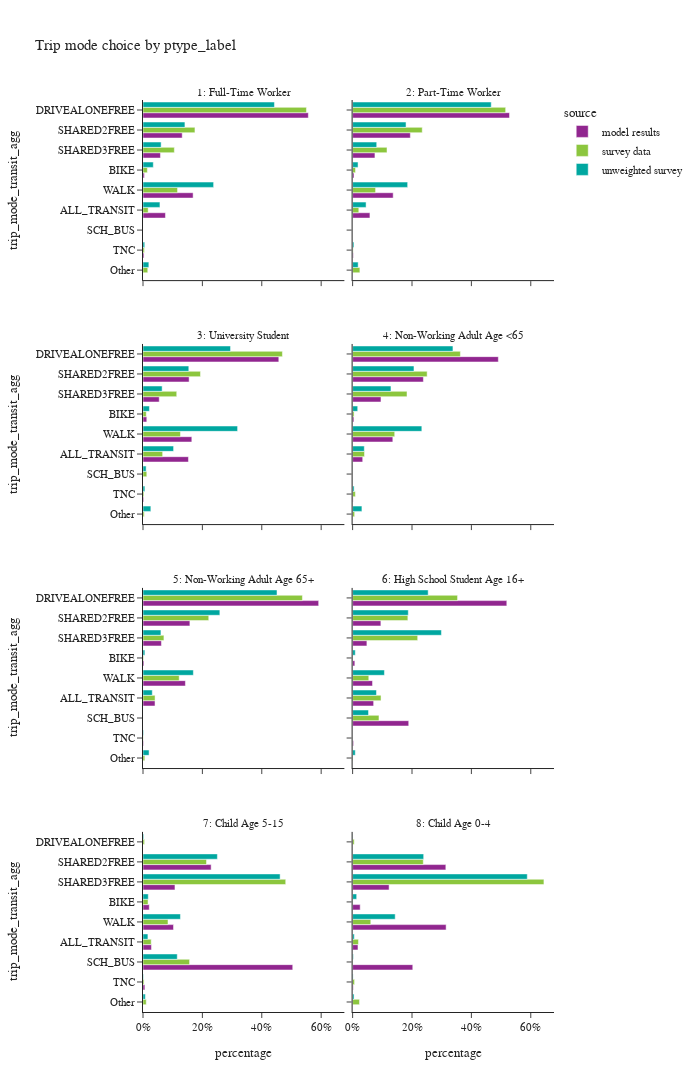
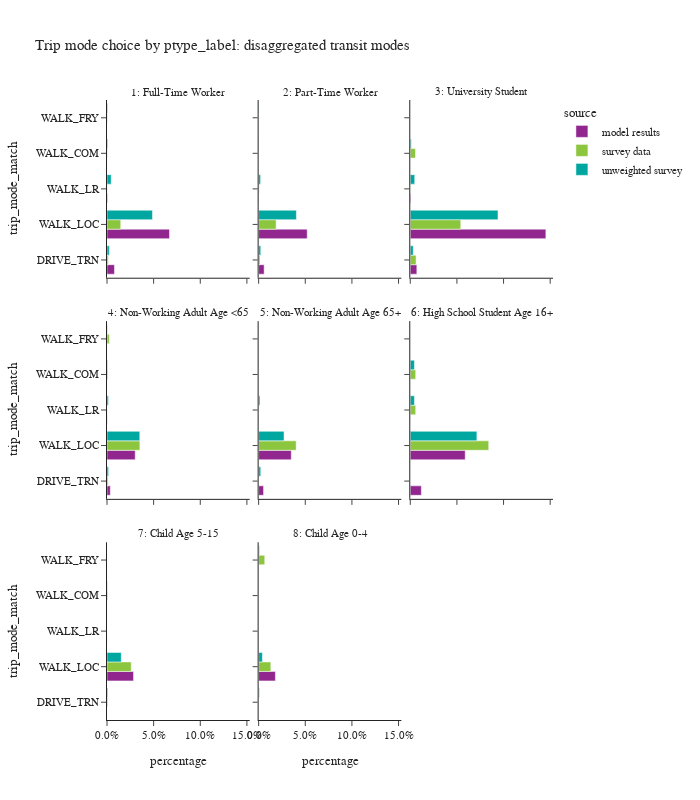

These figures' notebook cell, in order:
### Code cell
plot_mode_choice(trip_data,'ptype_label',2,1200)
plot_mode_choice_transit(trip_data,'ptype_label',3,800)

### Figure 1 — Plotly figure (JSON) as saved in the notebook; plotly's stock layout.template omitted (floating-point values rounded to 4 significant figures)
{"data": [{"alignmentgroup": "True", "hovertemplate": "source=model results<br>ptype_label=1: Full-Time Worker<br>percentage=%{x}<br>trip_mode_transit_agg=%{y}<extra></extra>", "legendgroup": "model results", "marker": {"color": "#91268F", "pattern": {"shape": ""}}, "name": "model results", "offsetgroup": "model results", "orientation": "h", "showlegend": true, "textposition": "auto", "type": "bar", "x": [0.07559, 0.004609, 0.5568, 0.132, 0.05877, 0.003471, 0.1688], "xaxis": "x7", "y": ["ALL_TRANSIT", "BIKE", "DRIVEALONEFREE", "SHARED2FREE", "SHARED3FREE", "TNC", "WALK"], "yaxis": "y7"}, {"alignmentgroup": "True", "hovertemplate": "source=model results<br>ptype_label=2: Part-Time Worker<br>percentage=%{x}<br>trip_mode_transit_agg=%{y}<extra></extra>", "legendgroup": "model results", "marker": {"color": "#91268F", "pattern": {"shape": ""}}, "name": "model results", "offsetgroup": "model results", "orientation": "h", "showlegend": false, "textposition": "auto", "type": "bar", "x": [0.05833, 0.004674, 0.5285, 0.1944, 0.0752, 0.002294, 0.1366], "xaxis": "x8", "y": ["ALL_TRANSIT", "BIKE", "DRIVEALONEFREE", "SHARED2FREE", "SHARED3FREE", "TNC", "WALK"], "yaxis": "y8"}, {"alignmentgroup": "True", "hovertemplate": "source=model results<br>ptype_label=3: University Student<br>percentage=%{x}<br>trip_mode_transit_agg=%{y}<extra></extra>", "legendgroup": "model results", "marker": {"color": "#91268F", "pattern": {"shape": ""}}, "name": "model results", "offsetgroup": "model results", "orientation": "h", "showlegend": false, "textposition": "auto", "type": "bar", "x": [0.1531, 0.01276, 0.4573, 0.1553, 0.05465, 0.002446, 0.1644], "xaxis": "x5", "y": ["ALL_TRANSIT", "BIKE", "DRIVEALONEFREE", "SHARED2FREE", "SHARED3FREE", "TNC", "WALK"], "yaxis": "y5"}, {"alignmentgroup": "True", "hovertemplate": "source=model results<br>ptype_label=4: Non-Working Adult Age <65<br>percentage=%{x}<br>trip_mode_transit_agg=%{y}<extra></extra>", "legendgroup": "model results", "marker": {"color": "#91268F", "pattern": {"shape": ""}}, "name": "model results", "offsetgroup": "model results", "orientation": "h", "showlegend": false, "textposition": "auto", "type": "bar", "x": [0.034, 0.004354, 0.4908, 0.2383, 0.0955, 0.001658, 0.1354], "xaxis": "x6", "y": ["ALL_TRANSIT", "BIKE", "DRIVEALONEFREE", "SHARED2FREE", "SHARED3FREE", "TNC", "WALK"], "yaxis": "y6"}, {"alignmentgroup": "True", "hovertemplate": "source=model results<br>ptype_label=5: Non-Working Adult Age 65+<br>percentage=%{x}<br>trip_mode_transit_agg=%{y}<extra></extra>", "legendgroup": "model results", "marker": {"color": "#91268F", "pattern": {"shape": ""}}, "name": "model results", "offsetgroup": "model results", "orientation": "h", "showlegend": false, "textposition": "auto", "type": "bar", "x": [0.04048, 0.003307, 0.5916, 0.1579, 0.06204, 0.00185, 0.1428], "xaxis": "x3", "y": ["ALL_TRANSIT", "BIKE", "DRIVEALONEFREE", "SHARED2FREE", "SHARED3FREE", "TNC", "WALK"], "yaxis": "y3"}, {"alignmentgroup": "True", "hovertemplate": "source=model results<br>ptype_label=6: High School Student Age 16+<br>percentage=%{x}<br>trip_mode_transit_agg=%{y}<extra></extra>", "legendgroup": "model results", "marker": {"color": "#91268F", "pattern": {"shape": ""}}, "name": "model results", "offsetgroup": "model results", "orientation": "h", "showlegend": false, "textposition": "auto", "type": "bar", "x": [0.07084, 0.007496, 0.5192, 0.189, 0.09516, 0.04808, 0.003164, 0.06705], "xaxis": "x4", "y": ["ALL_TRANSIT", "BIKE", "DRIVEALONEFREE", "SCH_BUS", "SHARED2FREE", "SHARED3FREE", "TNC", "WALK"], "yaxis": "y4"}, {"alignmentgroup": "True", "hovertemplate": "source=model results<br>ptype_label=7: Child Age 5-15<br>percentage=%{x}<br>trip_mode_transit_agg=%{y}<extra></extra>", "legendgroup": "model results", "marker": {"color": "#91268F", "pattern": {"shape": ""}}, "name": "model results", "offsetgroup": "model results", "orientation": "h", "showlegend": false, "textposition": "auto", "type": "bar", "x": [0.0285, 0.02106, 0.5043, 0.2295, 0.1076, 0.006325, 0.1027], "xaxis": "x", "y": ["ALL_TRANSIT", "BIKE", "SCH_BUS", "SHARED2FREE", "SHARED3FREE", "TNC", "WALK"], "yaxis": "y"}, {"alignmentgroup": "True", "hovertemplate": "source=model results<br>ptype_label=8: Child Age 0-4<br>percentage=%{x}<br>trip_mode_transit_agg=%{y}<extra></extra>", "legendgroup": "model results", "marker": {"color": "#91268F", "pattern": {"shape": ""}}, "name": "model results", "offsetgroup": "model results", "orientation": "h", "showlegend": false, "textposition": "auto", "type": "bar", "x": [0.01807, 0.02549, 0.2026, 0.3139, 0.1229, 0.002149, 0.3149], "xaxis": "x2", "y": ["ALL_TRANSIT", "BIKE", "SCH_BUS", "SHARED2FREE", "SHARED3FREE", "TNC", "WALK"], "yaxis": "y2"}, {"alignmentgroup": "True", "hovertemplate": "source=survey data<br>ptype_label=1: Full-Time Worker<br>percentage=%{x}<br>trip_mode_transit_agg=%{y}<extra></extra>", "legendgroup": "survey data", "marker": {"color": "#8CC63E", "pattern": {"shape": ""}}, "name": "survey data", "offsetgroup": "survey data", "orientation": "h", "showlegend": true, "textposition": "auto", "type": "bar", "x": [0.01736, 0.01469, 0.5504, 0.01603, 0.1749, 0.1056, 0.004616, 0.1163], "xaxis": "x7", "y": ["ALL_TRANSIT", "BIKE", "DRIVEALONEFREE", "Other", "SHARED2FREE", "SHARED3FREE", "TNC", "WALK"], "yaxis": "y7"}, {"alignmentgroup": "True", "hovertemplate": "source=survey data<br>ptype_label=2: Part-Time Worker<br>percentage=%{x}<br>trip_mode_transit_agg=%{y}<extra></extra>", "legendgroup": "survey data", "marker": {"color": "#8CC63E", "pattern": {"shape": ""}}, "name": "survey data", "offsetgroup": "survey data", "orientation": "h", "showlegend": false, "textposition": "auto", "type": "bar", "x": [0.02089, 0.00973, 0.5154, 0.0245, 0.2345, 0.1158, 0.001798, 0.07737], "xaxis": "x8", "y": ["ALL_TRANSIT", "BIKE", "DRIVEALONEFREE", "Other", "SHARED2FREE", "SHARED3FREE", "TNC", "WALK"], "yaxis": "y8"}, {"alignmentgroup": "True", "hovertemplate": "source=survey data<br>ptype_label=3: University Student<br>percentage=%{x}<br>trip_mode_transit_agg=%{y}<extra></extra>", "legendgroup": "survey data", "marker": {"color": "#8CC63E", "pattern": {"shape": ""}}, "name": "survey data", "offsetgroup": "survey data", "orientation": "h", "showlegend": false, "textposition": "auto", "type": "bar", "x": [0.06619, 0.01096, 0.4695, 0.004197, 0.0128, 0.1936, 0.1136, 0.00307, 0.1261], "xaxis": "x5", "y": ["ALL_TRANSIT", "BIKE", "DRIVEALONEFREE", "Other", "SCH_BUS", "SHARED2FREE", "SHARED3FREE", "TNC", "WALK"], "yaxis": "y5"}, {"alignmentgroup": "True", "hovertemplate": "source=survey data<br>ptype_label=4: Non-Working Adult Age <65<br>percentage=%{x}<br>trip_mode_transit_agg=%{y}<extra></extra>", "legendgroup": "survey data", "marker": {"color": "#8CC63E", "pattern": {"shape": ""}}, "name": "survey data", "offsetgroup": "survey data", "orientation": "h", "showlegend": false, "textposition": "auto", "type": "bar", "x": [0.04008, 0.004906, 0.3629, 0.006802, 7.164e-05, 0.251, 0.1832, 0.009228, 0.1418], "xaxis": "x6", "y": ["ALL_TRANSIT", "BIKE", "DRIVEALONEFREE", "Other", "SCH_BUS", "SHARED2FREE", "SHARED3FREE", "TNC", "WALK"], "yaxis": "y6"}, {"alignmentgroup": "True", "hovertemplate": "source=survey data<br>ptype_label=5: Non-Working Adult Age 65+<br>percentage=%{x}<br>trip_mode_transit_agg=%{y}<extra></extra>", "legendgroup": "survey data", "marker": {"color": "#8CC63E", "pattern": {"shape": ""}}, "name": "survey data", "offsetgroup": "survey data", "orientation": "h", "showlegend": false, "textposition": "auto", "type": "bar", "x": [0.04057, 0.001877, 0.5368, 0.006134, 0.2214, 0.07047, 0.0007472, 0.1219], "xaxis": "x3", "y": ["ALL_TRANSIT", "BIKE", "DRIVEALONEFREE", "Other", "SHARED2FREE", "SHARED3FREE", "TNC", "WALK"], "yaxis": "y3"}, {"alignmentgroup": "True", "hovertemplate": "source=survey data<br>ptype_label=6: High School Student Age 16+<br>percentage=%{x}<br>trip_mode_transit_agg=%{y}<extra></extra>", "legendgroup": "survey data", "marker": {"color": "#8CC63E", "pattern": {"shape": ""}}, "name": "survey data", "offsetgroup": "survey data", "orientation": "h", "showlegend": false, "textposition": "auto", "type": "bar", "x": [0.0957, 0.001212, 0.3534, 0.001212, 0.08878, 0.186, 0.2192, 0.05449], "xaxis": "x4", "y": ["ALL_TRANSIT", "BIKE", "DRIVEALONEFREE", "Other", "SCH_BUS", "SHARED2FREE", "SHARED3FREE", "WALK"], "yaxis": "y4"}, {"alignmentgroup": "True", "hovertemplate": "source=survey data<br>ptype_label=7: Child Age 5-15<br>percentage=%{x}<br>trip_mode_transit_agg=%{y}<extra></extra>", "legendgroup": "survey data", "marker": {"color": "#8CC63E", "pattern": {"shape": ""}}, "name": "survey data", "offsetgroup": "survey data", "orientation": "h", "showlegend": false, "textposition": "auto", "type": "bar", "x": [0.02766, 0.01702, 0.005279, 0.01092, 0.1568, 0.2139, 0.4806, 0.003609, 0.08416], "xaxis": "x", "y": ["ALL_TRANSIT", "BIKE", "DRIVEALONEFREE", "Other", "SCH_BUS", "SHARED2FREE", "SHARED3FREE", "TNC", "WALK"], "yaxis": "y"}, {"alignmentgroup": "True", "hovertemplate": "source=survey data<br>ptype_label=8: Child Age 0-4<br>percentage=%{x}<br>trip_mode_transit_agg=%{y}<extra></extra>", "legendgroup": "survey data", "marker": {"color": "#8CC63E", "pattern": {"shape": ""}}, "name": "survey data", "offsetgroup": "survey data", "orientation": "h", "showlegend": false, "textposition": "auto", "type": "bar", "x": [0.01963, 0.0006611, 0.005396, 0.02308, 0.0012, 0.238, 0.6443, 0.006529, 0.06118], "xaxis": "x2", "y": ["ALL_TRANSIT", "BIKE", "DRIVEALONEFREE", "Other", "SCH_BUS", "SHARED2FREE", "SHARED3FREE", "TNC", "WALK"], "yaxis": "y2"}, {"alignmentgroup": "True", "hovertemplate": "source=unweighted survey<br>ptype_label=1: Full-Time Worker<br>percentage=%{x}<br>trip_mode_transit_agg=%{y}<extra></extra>", "legendgroup": "unweighted survey", "marker": {"color": "#00A7A0", "pattern": {"shape": ""}}, "name": "unweighted survey", "offsetgroup": "unweighted survey", "orientation": "h", "showlegend": true, "textposition": "auto", "type": "bar", "x": [0.0571, 0.03467, 0.4427, 0.01968, 0.1412, 0.06107, 0.005816, 0.2378], "xaxis": "x7", "y": ["ALL_TRANSIT", "BIKE", "DRIVEALONEFREE", "Other", "SHARED2FREE", "SHARED3FREE", "TNC", "WALK"], "yaxis": "y7"}, {"alignmentgroup": "True", "hovertemplate": "source=unweighted survey<br>ptype_label=2: Part-Time Worker<br>percentage=%{x}<br>trip_mode_transit_agg=%{y}<extra></extra>", "legendgroup": "unweighted survey", "marker": {"color": "#00A7A0", "pattern": {"shape": ""}}, "name": "unweighted survey", "offsetgroup": "unweighted survey", "orientation": "h", "showlegend": false, "textposition": "auto", "type": "bar", "x": [0.04538, 0.01832, 0.4668, 0.01867, 0.1799, 0.08115, 0.004363, 0.1853], "xaxis": "x8", "y": ["ALL_TRANSIT", "BIKE", "DRIVEALONEFREE", "Other", "SHARED2FREE", "SHARED3FREE", "TNC", "WALK"], "yaxis": "y8"}, {"alignmentgroup": "True", "hovertemplate": "source=unweighted survey<br>ptype_label=3: University Student<br>percentage=%{x}<br>trip_mode_transit_agg=%{y}<extra></extra>", "legendgroup": "unweighted survey", "marker": {"color": "#00A7A0", "pattern": {"shape": ""}}, "name": "unweighted survey", "offsetgroup": "unweighted survey", "orientation": "h", "showlegend": false, "textposition": "auto", "type": "bar", "x": [0.103, 0.02166, 0.2948, 0.02641, 0.01057, 0.1543, 0.06445, 0.006339, 0.3185], "xaxis": "x5", "y": ["ALL_TRANSIT", "BIKE", "DRIVEALONEFREE", "Other", "SCH_BUS", "SHARED2FREE", "SHARED3FREE", "TNC", "WALK"], "yaxis": "y5"}, {"alignmentgroup": "True", "hovertemplate": "source=unweighted survey<br>ptype_label=4: Non-Working Adult Age <65<br>percentage=%{x}<br>trip_mode_transit_agg=%{y}<extra></extra>", "legendgroup": "unweighted survey", "marker": {"color": "#00A7A0", "pattern": {"shape": ""}}, "name": "unweighted survey", "offsetgroup": "unweighted survey", "orientation": "h", "showlegend": false, "textposition": "auto", "type": "bar", "x": [0.03938, 0.01715, 0.3379, 0.03134, 0.0002117, 0.2066, 0.1292, 0.005082, 0.2331], "xaxis": "x6", "y": ["ALL_TRANSIT", "BIKE", "DRIVEALONEFREE", "Other", "SCH_BUS", "SHARED2FREE", "SHARED3FREE", "TNC", "WALK"], "yaxis": "y6"}, {"alignmentgroup": "True", "hovertemplate": "source=unweighted survey<br>ptype_label=5: Non-Working Adult Age 65+<br>percentage=%{x}<br>trip_mode_transit_agg=%{y}<extra></extra>", "legendgroup": "unweighted survey", "marker": {"color": "#00A7A0", "pattern": {"shape": ""}}, "name": "unweighted survey", "offsetgroup": "unweighted survey", "orientation": "h", "showlegend": false, "textposition": "auto", "type": "bar", "x": [0.0313, 0.006342, 0.4513, 0.02046, 0.2588, 0.06035, 0.001841, 0.1696], "xaxis": "x3", "y": ["ALL_TRANSIT", "BIKE", "DRIVEALONEFREE", "Other", "SHARED2FREE", "SHARED3FREE", "TNC", "WALK"], "yaxis": "y3"}, {"alignmentgroup": "True", "hovertemplate": "source=unweighted survey<br>ptype_label=6: High School Student Age 16+<br>percentage=%{x}<br>trip_mode_transit_agg=%{y}<extra></extra>", "legendgroup": "unweighted survey", "marker": {"color": "#00A7A0", "pattern": {"shape": ""}}, "name": "unweighted survey", "offsetgroup": "unweighted survey", "orientation": "h", "showlegend": false, "textposition": "auto", "type": "bar", "x": [0.08036, 0.008929, 0.2545, 0.008929, 0.05357, 0.1875, 0.2991, 0.1071], "xaxis": "x4", "y": ["ALL_TRANSIT", "BIKE", "DRIVEALONEFREE", "Other", "SCH_BUS", "SHARED2FREE", "SHARED3FREE", "WALK"], "yaxis": "y4"}, {"alignmentgroup": "True", "hovertemplate": "source=unweighted survey<br>ptype_label=7: Child Age 5-15<br>percentage=%{x}<br>trip_mode_transit_agg=%{y}<extra></extra>", "legendgroup": "unweighted survey", "marker": {"color": "#00A7A0", "pattern": {"shape": ""}}, "name": "unweighted survey", "offsetgroup": "unweighted survey", "orientation": "h", "showlegend": false, "textposition": "auto", "type": "bar", "x": [0.01654, 0.01778, 0.00248, 0.007854, 0.1153, 0.2505, 0.4618, 0.001654, 0.1261], "xaxis": "x", "y": ["ALL_TRANSIT", "BIKE", "DRIVEALONEFREE", "Other", "SCH_BUS", "SHARED2FREE", "SHARED3FREE", "TNC", "WALK"], "yaxis": "y"}, {"alignmentgroup": "True", "hovertemplate": "source=unweighted survey<br>ptype_label=8: Child Age 0-4<br>percentage=%{x}<br>trip_mode_transit_agg=%{y}<extra></extra>", "legendgroup": "unweighted survey", "marker": {"color": "#00A7A0", "pattern": {"shape": ""}}, "name": "unweighted survey", "offsetgroup": "unweighted survey", "orientation": "h", "showlegend": false, "textposition": "auto", "type": "bar", "x": [0.005641, 0.0137, 0.0008058, 0.004835, 0.002417, 0.2393, 0.5882, 0.001612, 0.1434], "xaxis": "x2", "y": ["ALL_TRANSIT", "BIKE", "DRIVEALONEFREE", "Other", "SCH_BUS", "SHARED2FREE", "SHARED3FREE", "TNC", "WALK"], "yaxis": "y2"}], "layout": {"annotations": [{"font": {}, "showarrow": false, "text": "7: Child Age 5-15", "x": 0.245, "xanchor": "center", "xref": "paper", "y": 0.1975, "yanchor": "bottom", "yref": "paper"}, {"font": {}, "showarrow": false, "text": "8: Child Age 0-4", "x": 0.755, "xanchor": "center", "xref": "paper", "y": 0.1975, "yanchor": "bottom", "yref": "paper"}, {"font": {}, "showarrow": false, "text": "5: Non-Working Adult Age 65+", "x": 0.245, "xanchor": "center", "xref": "paper", "y": 0.465, "yanchor": "bottom", "yref": "paper"}, {"font": {}, "showarrow": false, "text": "6: High School Student Age 16+", "x": 0.755, "xanchor": "center", "xref": "paper", "y": 0.465, "yanchor": "bottom", "yref": "paper"}, {"font": {}, "showarrow": false, "text": "3: University Student", "x": 0.245, "xanchor": "center", "xref": "paper", "y": 0.7325, "yanchor": "bottom", "yref": "paper"}, {"font": {}, "showarrow": false, "text": "4: Non-Working Adult Age <65", "x": 0.755, "xanchor": "center", "xref": "paper", "y": 0.7325, "yanchor": "bottom", "yref": "paper"}, {"font": {}, "showarrow": false, "text": "1: Full-Time Worker", "x": 0.245, "xanchor": "center", "xref": "paper", "y": 1, "yanchor": "bottom", "yref": "paper"}, {"font": {}, "showarrow": false, "text": "2: Part-Time Worker", "x": 0.755, "xanchor": "center", "xref": "paper", "y": 1, "yanchor": "bottom", "yref": "paper"}], "barmode": "group", "height": 1200, "legend": {"title": {"text": "source"}, "tracegroupgap": 0}, "title": {"text": "Trip mode choice by ptype_label"}, "width": 700, "xaxis": {"anchor": "y", "domain": [0, 0.49], "tickformat": ".0%", "title": {"text": "percentage"}}, "xaxis2": {"anchor": "y2", "domain": [0.51, 1], "matches": "x", "tickformat": ".0%", "title": {"text": "percentage"}}, "xaxis3": {"anchor": "y3", "domain": [0, 0.49], "matches": "x", "showticklabels": false}, "xaxis4": {"anchor": "y4", "domain": [0.51, 1], "matches": "x", "showticklabels": false}, "xaxis5": {"anchor": "y5", "domain": [0, 0.49], "matches": "x", "showticklabels": false}, "xaxis6": {"anchor": "y6", "domain": [0.51, 1], "matches": "x", "showticklabels": false}, "xaxis7": {"anchor": "y7", "domain": [0, 0.49], "matches": "x", "showticklabels": false}, "xaxis8": {"anchor": "y8", "domain": [0.51, 1], "matches": "x", "showticklabels": false}, "yaxis": {"anchor": "x", "categoryarray": ["Other", "TNC", "SCH_BUS", "ALL_TRANSIT", "WALK", "BIKE", "SHARED3FREE", "SHARED2FREE", "DRIVEALONEFREE"], "categoryorder": "array", "domain": [0, 0.1975], "title": {"text": "trip_mode_transit_agg"}}, "yaxis2": {"anchor": "x2", "domain": [0, 0.1975], "matches": "y", "showticklabels": false}, "yaxis3": {"anchor": "x3", "categoryarray": ["Other", "TNC", "SCH_BUS", "ALL_TRANSIT", "WALK", "BIKE", "SHARED3FREE", "SHARED2FREE", "DRIVEALONEFREE"], "categoryorder": "array", "domain": [0.2675, 0.465], "matches": "y", "title": {"text": "trip_mode_transit_agg"}}, "yaxis4": {"anchor": "x4", "domain": [0.2675, 0.465], "matches": "y", "showticklabels": false}, "yaxis5": {"anchor": "x5", "categoryarray": ["Other", "TNC", "SCH_BUS", "ALL_TRANSIT", "WALK", "BIKE", "SHARED3FREE", "SHARED2FREE", "DRIVEALONEFREE"], "categoryorder": "array", "domain": [0.535, 0.7325], "matches": "y", "title": {"text": "trip_mode_transit_agg"}}, "yaxis6": {"anchor": "x6", "domain": [0.535, 0.7325], "matches": "y", "showticklabels": false}, "yaxis7": {"anchor": "x7", "categoryarray": ["Other", "TNC", "SCH_BUS", "ALL_TRANSIT", "WALK", "BIKE", "SHARED3FREE", "SHARED2FREE", "DRIVEALONEFREE"], "categoryorder": "array", "domain": [0.8025, 1], "matches": "y", "title": {"text": "trip_mode_transit_agg"}}, "yaxis8": {"anchor": "x8", "domain": [0.8025, 1], "matches": "y", "showticklabels": false}}}

### Figure 2 — Plotly figure (JSON) as saved in the notebook; plotly's stock layout.template omitted (floating-point values rounded to 4 significant figures)
{"data": [{"alignmentgroup": "True", "hovertemplate": "source=model results<br>ptype_label=1: Full-Time Worker<br>percentage=%{x}<br>trip_mode_match=%{y}<extra></extra>", "legendgroup": "model results", "marker": {"color": "#91268F", "pattern": {"shape": ""}}, "name": "model results", "offsetgroup": "model results", "orientation": "h", "showlegend": true, "textposition": "auto", "type": "bar", "x": [0.008002, 0.06697, 0.0006105], "xaxis": "x7", "y": ["DRIVE_TRN", "WALK_LOC", "WALK_LR"], "yaxis": "y7"}, {"alignmentgroup": "True", "hovertemplate": "source=survey data<br>ptype_label=1: Full-Time Worker<br>percentage=%{x}<br>trip_mode_match=%{y}<extra></extra>", "legendgroup": "survey data", "marker": {"color": "#8CC63E", "pattern": {"shape": ""}}, "name": "survey data", "offsetgroup": "survey data", "orientation": "h", "showlegend": true, "textposition": "auto", "type": "bar", "x": [0.001348, 0.0004685, 0.0005303, 0.01473, 0.0002879], "xaxis": "x7", "y": ["DRIVE_TRN", "WALK_COM", "WALK_FRY", "WALK_LOC", "WALK_LR"], "yaxis": "y7"}, {"alignmentgroup": "True", "hovertemplate": "source=unweighted survey<br>ptype_label=1: Full-Time Worker<br>percentage=%{x}<br>trip_mode_match=%{y}<extra></extra>", "legendgroup": "unweighted survey", "marker": {"color": "#00A7A0", "pattern": {"shape": ""}}, "name": "unweighted survey", "offsetgroup": "unweighted survey", "orientation": "h", "showlegend": true, "textposition": "auto", "type": "bar", "x": [0.002461, 0.0007829, 0.0006711, 0.04871, 0.004474], "xaxis": "x7", "y": ["DRIVE_TRN", "WALK_COM", "WALK_FRY", "WALK_LOC", "WALK_LR"], "yaxis": "y7"}, {"alignmentgroup": "True", "hovertemplate": "source=model results<br>ptype_label=2: Part-Time Worker<br>percentage=%{x}<br>trip_mode_match=%{y}<extra></extra>", "legendgroup": "model results", "marker": {"color": "#91268F", "pattern": {"shape": ""}}, "name": "model results", "offsetgroup": "model results", "orientation": "h", "showlegend": false, "textposition": "auto", "type": "bar", "x": [0.005911, 0.05207, 0.000354], "xaxis": "x8", "y": ["DRIVE_TRN", "WALK_LOC", "WALK_LR"], "yaxis": "y8"}, {"alignmentgroup": "True", "hovertemplate": "source=survey data<br>ptype_label=2: Part-Time Worker<br>percentage=%{x}<br>trip_mode_match=%{y}<extra></extra>", "legendgroup": "survey data", "marker": {"color": "#8CC63E", "pattern": {"shape": ""}}, "name": "survey data", "offsetgroup": "survey data", "orientation": "h", "showlegend": false, "textposition": "auto", "type": "bar", "x": [0.001489, 0.0, 4.806e-05, 0.01875, 0.0006065], "xaxis": "x8", "y": ["DRIVE_TRN", "WALK_COM", "WALK_FRY", "WALK_LOC", "WALK_LR"], "yaxis": "y8"}, {"alignmentgroup": "True", "hovertemplate": "source=unweighted survey<br>ptype_label=2: Part-Time Worker<br>percentage=%{x}<br>trip_mode_match=%{y}<extra></extra>", "legendgroup": "unweighted survey", "marker": {"color": "#00A7A0", "pattern": {"shape": ""}}, "name": "unweighted survey", "offsetgroup": "unweighted survey", "orientation": "h", "showlegend": false, "textposition": "auto", "type": "bar", "x": [0.002269, 0.0001745, 0.000349, 0.04049, 0.002094], "xaxis": "x8", "y": ["DRIVE_TRN", "WALK_COM", "WALK_FRY", "WALK_LOC", "WALK_LR"], "yaxis": "y8"}, {"alignmentgroup": "True", "hovertemplate": "source=model results<br>ptype_label=3: University Student<br>percentage=%{x}<br>trip_mode_match=%{y}<extra></extra>", "legendgroup": "model results", "marker": {"color": "#91268F", "pattern": {"shape": ""}}, "name": "model results", "offsetgroup": "model results", "orientation": "h", "showlegend": false, "textposition": "auto", "type": "bar", "x": [0.007032, 0.1454, 0.0006694], "xaxis": "x9", "y": ["DRIVE_TRN", "WALK_LOC", "WALK_LR"], "yaxis": "y9"}, {"alignmentgroup": "True", "hovertemplate": "source=survey data<br>ptype_label=3: University Student<br>percentage=%{x}<br>trip_mode_match=%{y}<extra></extra>", "legendgroup": "survey data", "marker": {"color": "#8CC63E", "pattern": {"shape": ""}}, "name": "survey data", "offsetgroup": "survey data", "orientation": "h", "showlegend": false, "textposition": "auto", "type": "bar", "x": [0.006208, 0.005567, 0.05414, 0.0002753], "xaxis": "x9", "y": ["DRIVE_TRN", "WALK_COM", "WALK_LOC", "WALK_LR"], "yaxis": "y9"}, {"alignmentgroup": "True", "hovertemplate": "source=unweighted survey<br>ptype_label=3: University Student<br>percentage=%{x}<br>trip_mode_match=%{y}<extra></extra>", "legendgroup": "unweighted survey", "marker": {"color": "#00A7A0", "pattern": {"shape": ""}}, "name": "unweighted survey", "offsetgroup": "unweighted survey", "orientation": "h", "showlegend": false, "textposition": "auto", "type": "bar", "x": [0.00317, 0.001057, 0.09403, 0.004754], "xaxis": "x9", "y": ["DRIVE_TRN", "WALK_COM", "WALK_LOC", "WALK_LR"], "yaxis": "y9"}, {"alignmentgroup": "True", "hovertemplate": "source=model results<br>ptype_label=4: Non-Working Adult Age <65<br>percentage=%{x}<br>trip_mode_match=%{y}<extra></extra>", "legendgroup": "model results", "marker": {"color": "#91268F", "pattern": {"shape": ""}}, "name": "model results", "offsetgroup": "model results", "orientation": "h", "showlegend": false, "textposition": "auto", "type": "bar", "x": [0.003559, 0.03025, 0.0001951], "xaxis": "x4", "y": ["DRIVE_TRN", "WALK_LOC", "WALK_LR"], "yaxis": "y4"}, {"alignmentgroup": "True", "hovertemplate": "source=survey data<br>ptype_label=4: Non-Working Adult Age <65<br>percentage=%{x}<br>trip_mode_match=%{y}<extra></extra>", "legendgroup": "survey data", "marker": {"color": "#8CC63E", "pattern": {"shape": ""}}, "name": "survey data", "offsetgroup": "survey data", "orientation": "h", "showlegend": false, "textposition": "auto", "type": "bar", "x": [0.001183, 0.0009412, 0.002466, 0.03527, 0.0002265], "xaxis": "x4", "y": ["DRIVE_TRN", "WALK_COM", "WALK_FRY", "WALK_LOC", "WALK_LR"], "yaxis": "y4"}, {"alignmentgroup": "True", "hovertemplate": "source=unweighted survey<br>ptype_label=4: Non-Working Adult Age <65<br>percentage=%{x}<br>trip_mode_match=%{y}<extra></extra>", "legendgroup": "unweighted survey", "marker": {"color": "#00A7A0", "pattern": {"shape": ""}}, "name": "unweighted survey", "offsetgroup": "unweighted survey", "orientation": "h", "showlegend": false, "textposition": "auto", "type": "bar", "x": [0.001694, 0.0006352, 0.0004235, 0.03515, 0.001482], "xaxis": "x4", "y": ["DRIVE_TRN", "WALK_COM", "WALK_FRY", "WALK_LOC", "WALK_LR"], "yaxis": "y4"}, {"alignmentgroup": "True", "hovertemplate": "source=model results<br>ptype_label=5: Non-Working Adult Age 65+<br>percentage=%{x}<br>trip_mode_match=%{y}<extra></extra>", "legendgroup": "model results", "marker": {"color": "#91268F", "pattern": {"shape": ""}}, "name": "model results", "offsetgroup": "model results", "orientation": "h", "showlegend": false, "textposition": "auto", "type": "bar", "x": [0.005281, 0.035, 0.0001937], "xaxis": "x5", "y": ["DRIVE_TRN", "WALK_LOC", "WALK_LR"], "yaxis": "y5"}, {"alignmentgroup": "True", "hovertemplate": "source=survey data<br>ptype_label=5: Non-Working Adult Age 65+<br>percentage=%{x}<br>trip_mode_match=%{y}<extra></extra>", "legendgroup": "survey data", "marker": {"color": "#8CC63E", "pattern": {"shape": ""}}, "name": "survey data", "offsetgroup": "survey data", "orientation": "h", "showlegend": false, "textposition": "auto", "type": "bar", "x": [0.0002217, 0.0, 3.726e-05, 0.04026, 5.103e-05], "xaxis": "x5", "y": ["DRIVE_TRN", "WALK_COM", "WALK_FRY", "WALK_LOC", "WALK_LR"], "yaxis": "y5"}, {"alignmentgroup": "True", "hovertemplate": "source=unweighted survey<br>ptype_label=5: Non-Working Adult Age 65+<br>percentage=%{x}<br>trip_mode_match=%{y}<extra></extra>", "legendgroup": "unweighted survey", "marker": {"color": "#00A7A0", "pattern": {"shape": ""}}, "name": "unweighted survey", "offsetgroup": "unweighted survey", "orientation": "h", "showlegend": false, "textposition": "auto", "type": "bar", "x": [0.00225, 0.0002046, 0.0002046, 0.02721, 0.001432], "xaxis": "x5", "y": ["DRIVE_TRN", "WALK_COM", "WALK_FRY", "WALK_LOC", "WALK_LR"], "yaxis": "y5"}, {"alignmentgroup": "True", "hovertemplate": "source=model results<br>ptype_label=6: High School Student Age 16+<br>percentage=%{x}<br>trip_mode_match=%{y}<extra></extra>", "legendgroup": "model results", "marker": {"color": "#91268F", "pattern": {"shape": ""}}, "name": "model results", "offsetgroup": "model results", "orientation": "h", "showlegend": false, "textposition": "auto", "type": "bar", "x": [0.01187, 0.05888, 8.023e-05], "xaxis": "x6", "y": ["DRIVE_TRN", "WALK_LOC", "WALK_LR"], "yaxis": "y6"}, {"alignmentgroup": "True", "hovertemplate": "source=survey data<br>ptype_label=6: High School Student Age 16+<br>percentage=%{x}<br>trip_mode_match=%{y}<extra></extra>", "legendgroup": "survey data", "marker": {"color": "#8CC63E", "pattern": {"shape": ""}}, "name": "survey data", "offsetgroup": "survey data", "orientation": "h", "showlegend": false, "textposition": "auto", "type": "bar", "x": [0.0058, 0.0841, 0.0058], "xaxis": "x6", "y": ["WALK_COM", "WALK_LOC", "WALK_LR"], "yaxis": "y6"}, {"alignmentgroup": "True", "hovertemplate": "source=unweighted survey<br>ptype_label=6: High School Student Age 16+<br>percentage=%{x}<br>trip_mode_match=%{y}<extra></extra>", "legendgroup": "unweighted survey", "marker": {"color": "#00A7A0", "pattern": {"shape": ""}}, "name": "unweighted survey", "offsetgroup": "unweighted survey", "orientation": "h", "showlegend": false, "textposition": "auto", "type": "bar", "x": [0.004464, 0.07143, 0.004464], "xaxis": "x6", "y": ["WALK_COM", "WALK_LOC", "WALK_LR"], "yaxis": "y6"}, {"alignmentgroup": "True", "hovertemplate": "source=model results<br>ptype_label=7: Child Age 5-15<br>percentage=%{x}<br>trip_mode_match=%{y}<extra></extra>", "legendgroup": "model results", "marker": {"color": "#91268F", "pattern": {"shape": ""}}, "name": "model results", "offsetgroup": "model results", "orientation": "h", "showlegend": false, "textposition": "auto", "type": "bar", "x": [0.02843, 7.247e-05], "xaxis": "x", "y": ["WALK_LOC", "WALK_LR"], "yaxis": "y"}, {"alignmentgroup": "True", "hovertemplate": "source=survey data<br>ptype_label=7: Child Age 5-15<br>percentage=%{x}<br>trip_mode_match=%{y}<extra></extra>", "legendgroup": "survey data", "marker": {"color": "#8CC63E", "pattern": {"shape": ""}}, "name": "survey data", "offsetgroup": "survey data", "orientation": "h", "showlegend": false, "textposition": "auto", "type": "bar", "x": [0.0008482, 0.0008482, 0.02597], "xaxis": "x", "y": ["DRIVE_TRN", "WALK_COM", "WALK_LOC"], "yaxis": "y"}, {"alignmentgroup": "True", "hovertemplate": "source=unweighted survey<br>ptype_label=7: Child Age 5-15<br>percentage=%{x}<br>trip_mode_match=%{y}<extra></extra>", "legendgroup": "unweighted survey", "marker": {"color": "#00A7A0", "pattern": {"shape": ""}}, "name": "unweighted survey", "offsetgroup": "unweighted survey", "orientation": "h", "showlegend": false, "textposition": "auto", "type": "bar", "x": [0.0008268, 0.0004134, 0.0153], "xaxis": "x", "y": ["DRIVE_TRN", "WALK_COM", "WALK_LOC"], "yaxis": "y"}, {"alignmentgroup": "True", "hovertemplate": "source=model results<br>ptype_label=8: Child Age 0-4<br>percentage=%{x}<br>trip_mode_match=%{y}<extra></extra>", "legendgroup": "model results", "marker": {"color": "#91268F", "pattern": {"shape": ""}}, "name": "model results", "offsetgroup": "model results", "orientation": "h", "showlegend": false, "textposition": "auto", "type": "bar", "x": [0.01794, 0.0001274], "xaxis": "x2", "y": ["WALK_LOC", "WALK_LR"], "yaxis": "y2"}, {"alignmentgroup": "True", "hovertemplate": "source=survey data<br>ptype_label=8: Child Age 0-4<br>percentage=%{x}<br>trip_mode_match=%{y}<extra></extra>", "legendgroup": "survey data", "marker": {"color": "#8CC63E", "pattern": {"shape": ""}}, "name": "survey data", "offsetgroup": "survey data", "orientation": "h", "showlegend": false, "textposition": "auto", "type": "bar", "x": [4.083e-05, 0.006529, 0.01306], "xaxis": "x2", "y": ["DRIVE_TRN", "WALK_FRY", "WALK_LOC"], "yaxis": "y2"}, {"alignmentgroup": "True", "hovertemplate": "source=unweighted survey<br>ptype_label=8: Child Age 0-4<br>percentage=%{x}<br>trip_mode_match=%{y}<extra></extra>", "legendgroup": "unweighted survey", "marker": {"color": "#00A7A0", "pattern": {"shape": ""}}, "name": "unweighted survey", "offsetgroup": "unweighted survey", "orientation": "h", "showlegend": false, "textposition": "auto", "type": "bar", "x": [0.0008058, 0.0008058, 0.004029], "xaxis": "x2", "y": ["DRIVE_TRN", "WALK_FRY", "WALK_LOC"], "yaxis": "y2"}], "layout": {"annotations": [{"font": {}, "showarrow": false, "text": "7: Child Age 5-15", "x": 0.16, "xanchor": "center", "xref": "paper", "y": 0.2867, "yanchor": "bottom", "yref": "paper"}, {"font": {}, "showarrow": false, "text": "8: Child Age 0-4", "x": 0.5, "xanchor": "center", "xref": "paper", "y": 0.2867, "yanchor": "bottom", "yref": "paper"}, {"font": {}, "showarrow": false, "text": "4: Non-Working Adult Age <65", "x": 0.16, "xanchor": "center", "xref": "paper", "y": 0.6433, "yanchor": "bottom", "yref": "paper"}, {"font": {}, "showarrow": false, "text": "5: Non-Working Adult Age 65+", "x": 0.5, "xanchor": "center", "xref": "paper", "y": 0.6433, "yanchor": "bottom", "yref": "paper"}, {"font": {}, "showarrow": false, "text": "6: High School Student Age 16+", "x": 0.84, "xanchor": "center", "xref": "paper", "y": 0.6433, "yanchor": "bottom", "yref": "paper"}, {"font": {}, "showarrow": false, "text": "1: Full-Time Worker", "x": 0.16, "xanchor": "center", "xref": "paper", "y": 1.0, "yanchor": "bottom", "yref": "paper"}, {"font": {}, "showarrow": false, "text": "2: Part-Time Worker", "x": 0.5, "xanchor": "center", "xref": "paper", "y": 1.0, "yanchor": "bottom", "yref": "paper"}, {"font": {}, "showarrow": false, "text": "3: University Student", "x": 0.84, "xanchor": "center", "xref": "paper", "y": 1.0, "yanchor": "bottom", "yref": "paper"}], "barmode": "group", "height": 800, "legend": {"title": {"text": "source"}, "tracegroupgap": 0}, "title": {"text": "Trip mode choice by ptype_label: disaggregated transit modes"}, "width": 700, "xaxis": {"anchor": "y", "domain": [0, 0.32], "tickformat": ".1%", "title": {"text": "percentage"}}, "xaxis2": {"anchor": "y2", "domain": [0.34, 0.66], "matches": "x", "tickformat": ".1%", "title": {"text": "percentage"}}, "xaxis3": {"anchor": "y3", "domain": [0.68, 1.0], "matches": "x", "title": {"text": "percentage"}}, "xaxis4": {"anchor": "y4", "domain": [0, 0.32], "matches": "x", "showticklabels": false}, "xaxis5": {"anchor": "y5", "domain": [0.34, 0.66], "matches": "x", "showticklabels": false}, "xaxis6": {"anchor": "y6", "domain": [0.68, 1.0], "matches": "x", "showticklabels": false}, "xaxis7": {"anchor": "y7", "domain": [0, 0.32], "matches": "x", "showticklabels": false}, "xaxis8": {"anchor": "y8", "domain": [0.34, 0.66], "matches": "x", "showticklabels": false}, "xaxis9": {"anchor": "y9", "domain": [0.68, 1.0], "matches": "x", "showticklabels": false}, "yaxis": {"anchor": "x", "domain": [0, 0.2867], "title": {"text": "trip_mode_match"}}, "yaxis2": {"anchor": "x2", "domain": [0, 0.2867], "matches": "y", "showticklabels": false}, "yaxis3": {"anchor": "x3", "domain": [0, 0.2867], "matches": "y", "showticklabels": false}, "yaxis4": {"anchor": "x4", "domain": [0.3567, 0.6433], "matches": "y", "title": {"text": "trip_mode_match"}}, "yaxis5": {"anchor": "x5", "domain": [0.3567, 0.6433], "matches": "y", "showticklabels": false}, "yaxis6": {"anchor": "x6", "domain": [0.3567, 0.6433], "matches": "y", "showticklabels": false}, "yaxis7": {"anchor": "x7", "domain": [0.7133, 1.0], "matches": "y", "title": {"text": "trip_mode_match"}}, "yaxis8": {"anchor": "x8", "domain": [0.7133, 1.0], "matches": "y", "showticklabels": false}, "yaxis9": {"anchor": "x9", "domain": [0.7133, 1.0], "matches": "y", "showticklabels": false}}}
